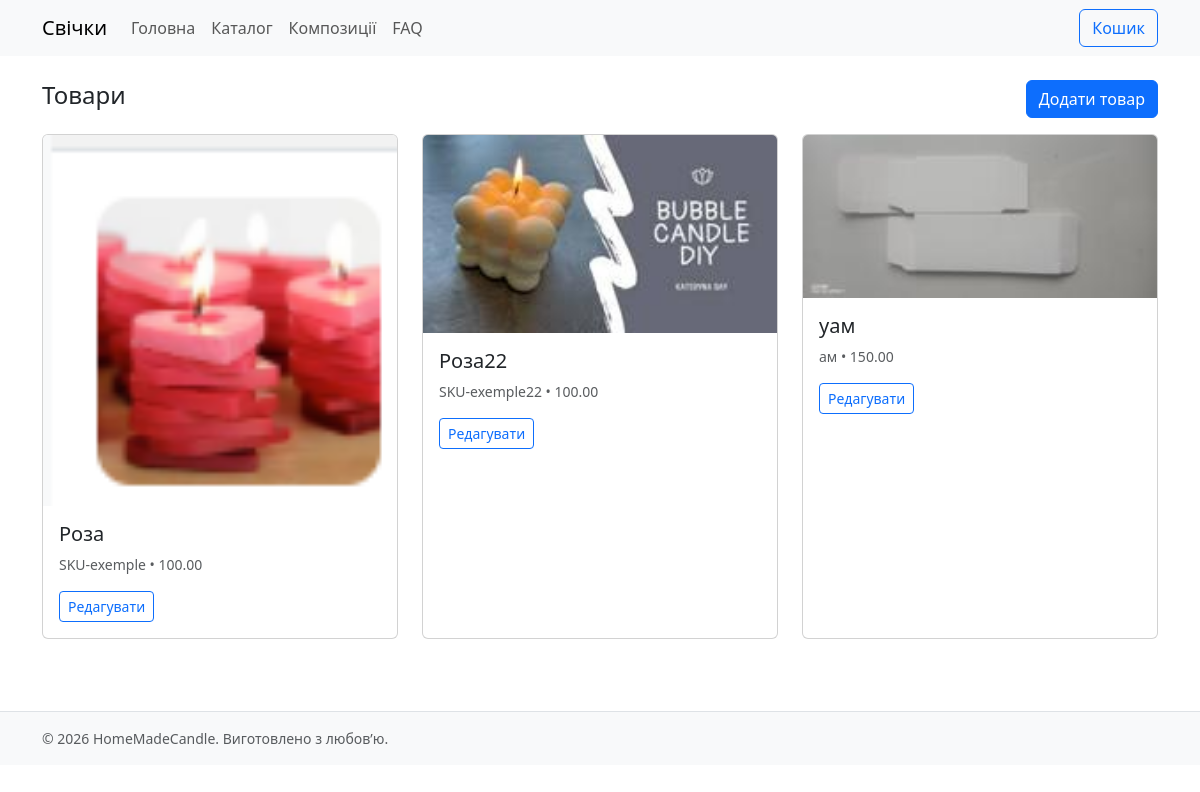
The app's page /admin/products (signed in) with its own data.
### models.py (models this page shows)
class Product(db.Model):
    id = db.Column(db.Integer, primary_key=True)
    sku = db.Column(db.String(64), unique=True, nullable=False)
    name = db.Column(db.String(120), nullable=False)
    description = db.Column(db.Text)
    wax_type = db.Column(db.String(64))
    category = db.Column(db.String(64))
    width = db.Column(db.Float)
    height = db.Column(db.Float)
    depth = db.Column(db.Float)
    weight = db.Column(db.Float)
    price = db.Column(db.Float, default=0.0)
    is_active = db.Column(db.Boolean, default=True)
    colors = db.relationship("Color", backref="product", cascade="all, delete-orphan")
    images = db.relationship("ProductImage", backref="product",
                             order_by="ProductImage.sort_order",
                             cascade="all, delete-orphan")

class ProductImage(db.Model):
    id = db.Column(db.Integer, primary_key=True)
    product_id = db.Column(db.Integer, db.ForeignKey("product.id"), nullable=False)
    filename = db.Column(db.String(255), nullable=False)         # оригінал
    preview_filename = db.Column(db.String(255))                  # прев’ю 200x200
    alt_text = db.Column(db.String(120))
    sort_order = db.Column(db.Integer, default=0)

### blueprints/admin/routes.py (the view)
@bp.route("/products")
@login_required
def product_list():
    products = Product.query.order_by(Product.name).all()
    return render_template("admin/product_list.html", products=products)

### blueprints/admin/routes.py (called while the page is built)
@login_manager.user_loader
def load_user(user_id):
    return User.query.get(int(user_id))

### templates/admin/product_list.html
{% extends "base.html" %}
{% block content %}
<div class="container">
  <div class="d-flex justify-content-between align-items-center mb-3">
    <h1 class="h4">Товари</h1>
    <a class="btn btn-primary" href="{{ url_for('admin.product_new') }}">Додати товар</a>
  </div>
  <div class="row">
    {% for p in products %}
      <div class="col-12 col-md-6 col-lg-4 mb-4">
        <div class="card h-100">
          {% set cover = p.images[0] if p.images else None %}
          {% if cover %}
          <img class="card-img-top img-fluid" src="{{ url_for('static', filename='img/uploads/' ~ (cover.preview_filename or cover.filename)) }}" alt="{{ p.name }}">
          {% endif %}
          <div class="card-body">
            <h5 class="card-title">{{ p.name }}</h5>
            <p class="card-text small text-muted">{{ p.sku }} • {{ "%.2f"|format(p.price) }}</p>
            <a class="btn btn-outline-primary btn-sm" href="{{ url_for('admin.product_edit', product_id=p.id) }}">Редагувати</a>
          </div>
        </div>
      </div>
    {% else %}
      <p>Наразі немає товарів.</p>
    {% endfor %}
  </div>
</div>
{% endblock %}

### static/css/main.css (style rules this page uses)
body { font-family: system-ui, -apple-system, Segoe UI, Roboto, sans-serif; }
.card-img-top { object-fit: cover; }

### records on screen
Product: preview_filename (picture), name "Роза", sku "SKU-exemple", price "100.00"
Product: preview_filename (picture), name "Роза22", sku "SKU-exemple22", price "100.00"
Product: preview_filename (picture), name "уам", sku "ам", price "150.00"

### other values on screen
{{ 2026 }} "2026"
